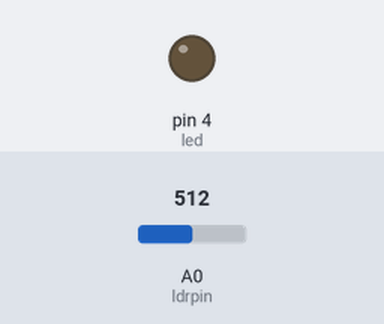
The sketch below on a simulated Arduino Uno, built with avr-gcc and run on an emulated ATmega328P. Shown: output pins drawn as LEDs (lit = HIGH). The inputs (shaded band) are chosen by the test bench; at power-on: A0 (ldrpin) = 512.

Above: at 1.2 s.
1.3 s: A0 (ldrpin) set to 488
At 2.4 s:
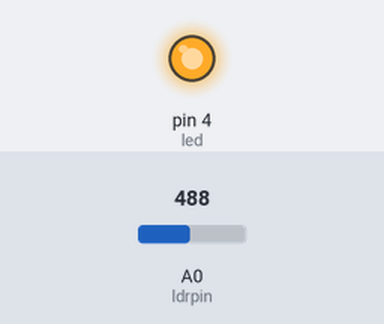
2.9 s: A0 (ldrpin) set to 510
At 3.7 s:
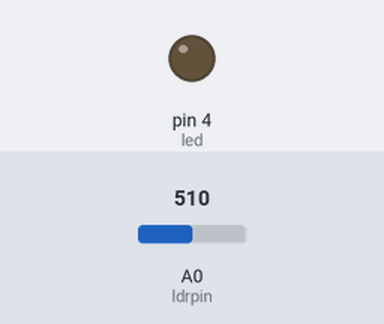
4.5 s: A0 (ldrpin) set to 491
At 4.9 s:
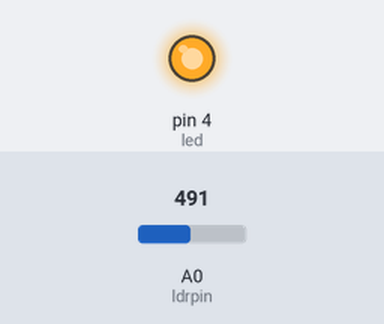
Timing chart, 0 to 7.5 s (numbered marks = the images above; inputs shaded):
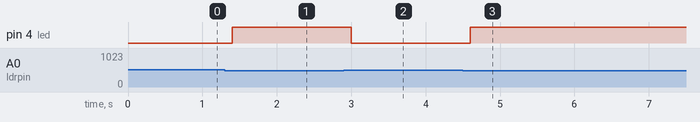

Measured:
- the behaviour switches between 501 and 500 on A0 (ldrpin) (found by bisection; images 0 and 1)
- after the input at 1.3 s, pin 4 (led): LOW → HIGH after 0.10 s
- after the input at 2.9 s, pin 4 (led): HIGH → LOW after 0.10 s
- after the input at 4.5 s, pin 4 (led): LOW → HIGH after 0.10 s

The sketch:

index.ino
```cpp
int led=4;
int ldrpin=A0;
int deger=0;
void setup() {
 pinMode(led,OUTPUT);
}
void loop() {
 deger=analogRead(ldrpin);
if(deger>=0&&deger<=500)
{
 digitalWrite(led,HIGH);
}
else if(deger>=501&&deger<=1023)
{
 digitalWrite(led,LOW);
}
delay(200);
}
```
